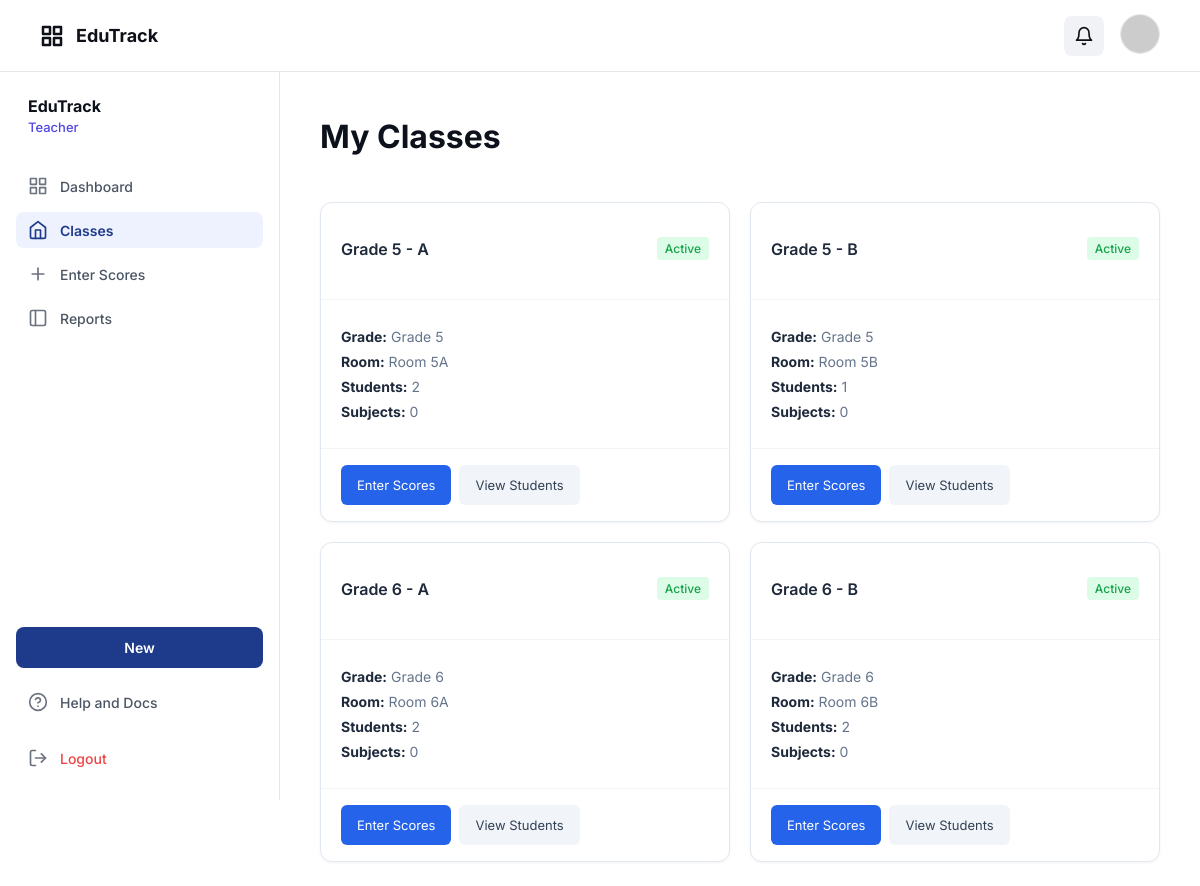
The app's page /school_app/index.php?controller=teacher&action=classes (signed in) with its own data.
### tables this page shows
CREATE TABLE classes (
  id BIGINT UNSIGNED NOT NULL AUTO_INCREMENT,
  grade_id TINYINT UNSIGNED NOT NULL,
  name VARCHAR(40) NOT NULL,    
  room VARCHAR(40) NULL,
  is_active TINYINT(1) NOT NULL DEFAULT 1,

  created_at TIMESTAMP NOT NULL DEFAULT CURRENT_TIMESTAMP,
  updated_at TIMESTAMP NOT NULL DEFAULT CURRENT_TIMESTAMP ON UPDATE CURRENT_TIMESTAMP,

  PRIMARY KEY (id),
  UNIQUE KEY uq_classes_grade_name (grade_id, name),
  KEY idx_classes_grade (grade_id),
  CONSTRAINT fk_classes_grade FOREIGN KEY (grade_id) REFERENCES grades(id) ON DELETE RESTRICT
);

CREATE TABLE grades (
  id TINYINT UNSIGNED NOT NULL,
  grade_number TINYINT UNSIGNED NOT NULL,  
  name VARCHAR(20) NOT NULL,               
  PRIMARY KEY (id),
  UNIQUE KEY uq_grades_grade_number (grade_number),
  UNIQUE KEY uq_grades_name (name),
  CONSTRAINT chk_grade_number CHECK (grade_number BETWEEN 1 AND 6)
);

### school_app/models/ClassModel.php (called while the page is built, shortened)
<?php
class ClassModel extends Model {
    public static function getAll() {
        $db = Database::connect();
        $stmt = $db->query("
            SELECT c.*, g.name as grade_name
            FROM classes c
            LEFT JOIN grades g ON c.grade_id = g.id
            WHERE c.is_active = 1
            ORDER BY g.id, c.name
        ");
        return $stmt->fetchAll(PDO::FETCH_OBJ);
    }
}

### school_app/controllers/TeacherController.php (called while the page is built, shortened)
<?php
require_once __DIR__ . '/../models/ClassModel.php';
class TeacherController {
    public function classes() {
        $classes = ClassModel::getAll();
        $db = Database::connect();
        foreach ($classes as $class) {
            $stmt = $db->prepare("
                SELECT COUNT(*) as count
                FROM enrollments e
                WHERE e.class_id = ? AND e.status = 'ACTIVE'
            ");
            $stmt->execute([$class->id]);
            $class->student_count = $stmt->fetch(PDO::FETCH_OBJ)->count;
            $stmt = $db->prepare("SELECT COUNT(*) as count FROM subjects WHERE grade_id = ?");
            $stmt->execute([$class->grade_id]);
            $class->subject_count = $stmt->fetch(PDO::FETCH_OBJ)->count;
        }
        return ['classes' => $classes];
    }
}

### school_app/views/teacher/classes.php (the view, shortened to what this page needs)
<div class="classes-container">
    <div style="display: flex; justify-content: space-between; align-items: center; margin-bottom: 24px;">
        <h1 class="text-h1" style="font-weight: 700; font-size: 32px; color: var(--text-dark);">My Classes</h1>
    </div>
    <div style="display: grid; grid-template-columns: repeat(auto-fill, minmax(300px, 1fr)); gap: 20px;">
        <?php if (!empty($classes)): ?>
            <?php foreach ($classes as $class): ?>
                <div class="card" style="padding: 0; border: 1px solid #e2e8f0; border-radius: 12px; overflow: hidden; background-color: #fff;">
                    <div style="padding: 20px; border-bottom: 1px solid #f1f5f9;">
                        <div style="display: flex; justify-content: space-between; align-items: center; margin-bottom: 4px;">
                            <h3 style="font-size: 16px; font-weight: 600; color: #1e293b;"><?php echo htmlspecialchars($class->grade_name . ' - ' . $class->name); ?></h3>
                            <span style="padding: 4px 8px; background-color: #dcfce7; color: #16a34a; border-radius: 4px; font-size: 12px; font-weight: 500;">Active</span>
                        </div>
                    </div>
                    <div style="padding: 20px;">
                        <p style="color: #64748b; font-size: 14px; margin: 8px 0;"><strong style="color: #1e293b;">Grade:</strong> <?php echo htmlspecialchars($class->grade_name ?? 'N/A'); ?></p>
                        <p style="color: #64748b; font-size: 14px; margin: 8px 0;"><strong style="color: #1e293b;">Room:</strong> <?php echo htmlspecialchars($class->room ?? 'Not Set'); ?></p>
                        <p style="color: #64748b; font-size: 14px; margin: 8px 0;"><strong style="color: #1e293b;">Students:</strong> <?php echo $class->student_count ?? 0; ?></p>
                        <p style="color: #64748b; font-size: 14px; margin: 8px 0;"><strong style="color: #1e293b;">Subjects:</strong> <?php echo $class->subject_count ?? 0; ?></p>
                    </div>
                    <div style="padding: 16px 20px; border-top: 1px solid #f1f5f9; display: flex; gap: 8px;">
                        <a href="index.php?controller=score&action=enter&class=<?php echo $class->id; ?>" class="btn-primary" style="padding: 8px 16px; border-radius: 6px; font-size: 13px; background-color: #2563eb; color: #fff; text-decoration: none;">Enter Scores</a>
                        <a href="index.php?controller=teacher&action=viewClass&id=<?php echo $class->id; ?>" class="btn-secondary" style="padding: 8px 16px; border-radius: 6px; font-size: 13px; background-color: #f1f5f9; color: #334155; text-decoration: none;">View Students</a>
                    </div>
                </div>
            <?php endforeach; ?>
        <?php else: ?>
            <div class="card" style="padding: 48px; text-align: center; border: 1px solid #e2e8f0; border-radius: 12px; background-color: #fff; grid-column: 1 / -1;">
                <p style="color: #94a3b8; font-size: 15px;">No classes assigned. Please contact the administrator to assign classes to you.</p>
            </div>
        <?php endif; ?>
    </div>
</div>

### school_app/assets/css/app.css (style rules this page uses)
:root { --primary: #1e3a89; --primary-light: #e8eaf2; --bg-main: #f9f9f9; --bg-white: #ffffff; --text-main: #0f1119; --text-muted: #546691; --text-dark: #0c111c; --border-color: #e5e8ea; --border-input: #d1d6e5; --error: #ef4444; --success: #10b981; --spacing-xs: 4px; --spacing-sm: 8px; --spacing-md: 12px; --spacing-lg: 16px; --spacing-xl: 20px; --spacing-2xl: 24px; --spacing-4xl: 40px; --font-family: "Inter", -apple-system, BlinkMacSystemFont, "Segoe UI", Roboto, sans-serif; --font-size-xs: 12px; --font-size-sm: 14px; --font-size-md: 16px; --font-size-lg: 18px; --font-size-xl: 24px; --font-size-2xl: 28px; --font-size-3xl: 32px; }
* { -webkit-font-smoothing: antialiased; box-sizing: border-box; }
html, body { margin: 0; padding: 0; height: 100%; font-family: var(--font-family); background-color: var(--bg-white); color: var(--text-main); }
a { text-decoration: none; color: inherit; }
.card { background-color: var(--bg-white); border: 1px solid var(--input-border); border-radius: 12px; padding: var(--spacing-2xl); box-shadow: 0 1px 3px rgba(0, 0, 0, 0.05); }
.depth-frame-11, .depth-frame-13, .depth-frame-29, .depth-frame-32, .btn-primary { background-color: var(--primary); color: #f9f9f9; border-radius: 8px; height: 40px; display: flex; align-items: center; justify-content: center; }
.depth-frame-30, .depth-frame-31, .btn-secondary { background-color: var(--primary-light); color: var(--text-main); border-radius: 8px; height: 40px; display: flex; align-items: center; justify-content: center; }
.text-wrapper-5, .text-h1 { font-weight: 700; font-size: 32px; color: var(--text-main); }

### records on screen
classes: grade+name "Grade 5 - A", grade.name "Grade 5", room "Room 5A", student_count "2", subject_count "0"
classes: grade+name "Grade 5 - B", grade.name "Grade 5", room "Room 5B", student_count "1", subject_count "0"
classes: grade+name "Grade 6 - A", grade.name "Grade 6", room "Room 6A", student_count "2", subject_count "0"
classes: grade+name "Grade 6 - B", grade.name "Grade 6", room "Room 6B", student_count "2", subject_count "0"

### other values on screen
$displayRole "Teacher"
